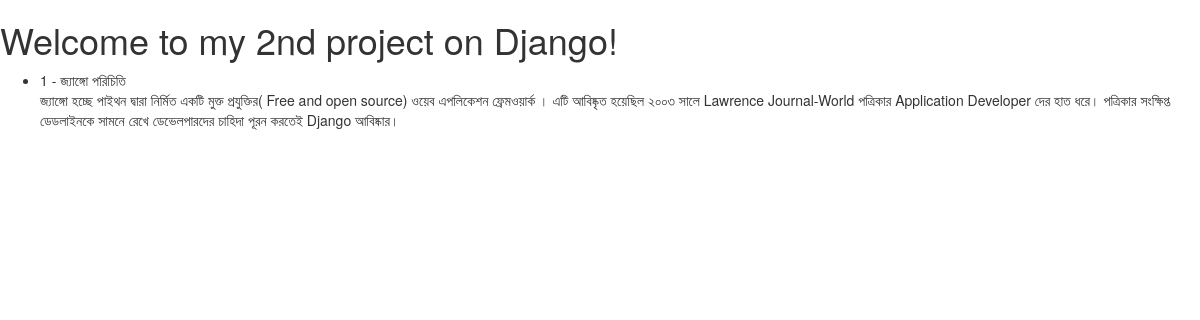
The page /post-list/ on the database its author committed.
### blog_post/models.py (models this page shows, shortened)
class Post(models.Model):
    title = models.CharField(max_length=100)
    description = models.TextField()

### blog_post/views.py (the view)
# urls.py: path('post-list/', views.post_list, name= 'post-list'),
def post_list(request):
    post_list = Post.objects.all()
    return render(request, 'post_list.html', {
        'post_list' : post_list
    })

### blog_post/templates/post_list.html (shortened to what this page needs)
<html>
   <head>
   {% load static %}
      <link href="{% static 'css/bootstrap.min.css' %}" rel="stylesheet">
      <link rel="stylesheet" href="{% static 'style.css' %}">
   </head>
      <h1> Welcome to my 2nd project on Django! </h1>
      <ul>
          {% for post in post_list %}
          <li> {{ post.pk }} - {{ post.title }} <br>
               {{ post.description }}
          </li>
          {% endfor %}
      </ul>

### rows shown on the page
Post: pk "1", title "জ্যাঙ্গো পরিচিতি", description "জ্যাঙ্গো হচ্ছে পাইথন দ্বারা নির্মিত একটি মুক্ত প্রযুক্তির( Free and open source) ওয়েব এপলিকেশন ফ্রেমওয়ার্ক । এটি আবিষ্কৃত হয়েছিল ২০০৩ সালে Lawrence Journal-World পত্রিকার Application Developer দের হাত ধরে। পত্রিকার সংক্ষিপ্ত ডেডলাইনকে সামনে রেখে ডেভেলপারদের চাহিদা পূরন করতেই Django আবিষ্কার।"
